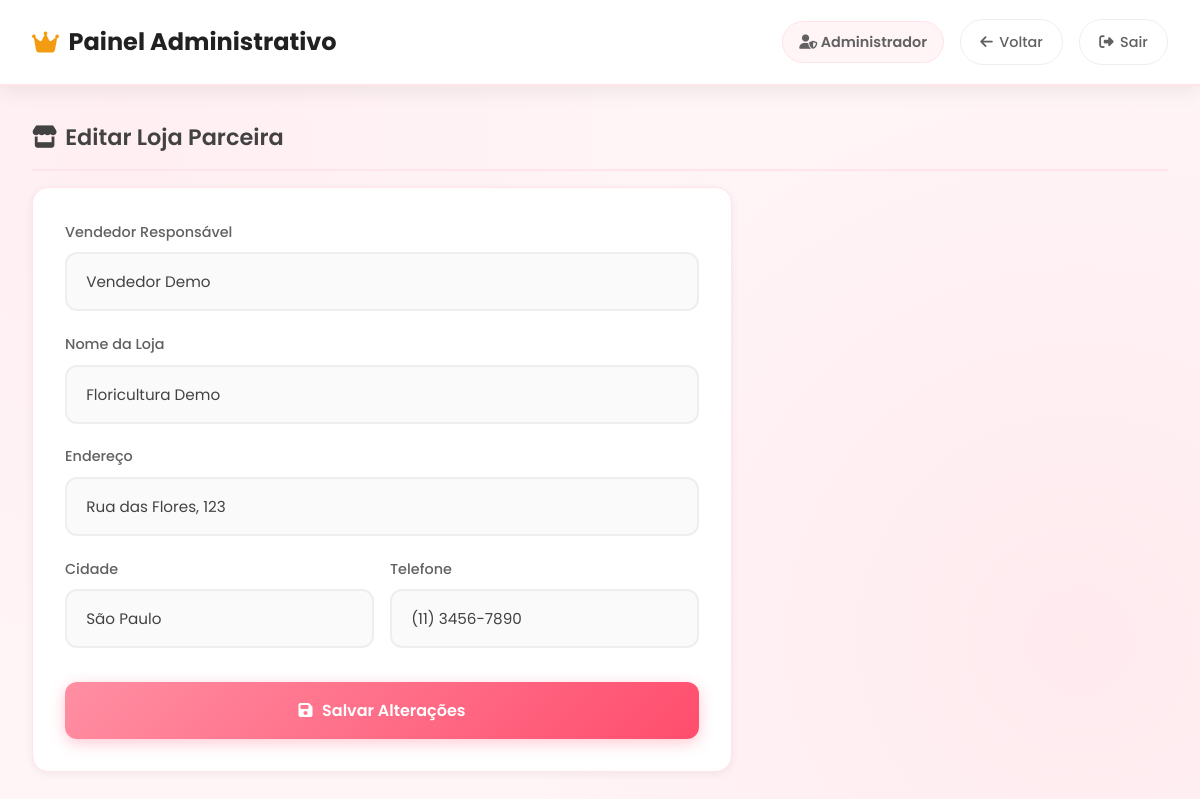
The app's page /view/admin/editar_floricultura.php?id=1 (signed in) with its own data.
### tables this page shows
CREATE TABLE IF NOT EXISTS floricultura (
    id_floricultura INT AUTO_INCREMENT PRIMARY KEY,
    nome VARCHAR(100) NOT NULL,
    endereco VARCHAR(200),
    cidade VARCHAR(100),
    telefone VARCHAR(20),
    id_usuario INT NOT NULL,
    
    FOREIGN KEY (id_usuario) REFERENCES usuario(id_usuario) ON DELETE CASCADE
);

CREATE TABLE IF NOT EXISTS usuario (
    id_usuario INT AUTO_INCREMENT PRIMARY KEY,
    nome VARCHAR(100) NOT NULL,
    telefone VARCHAR(20),
    id_perfil INT NOT NULL,
    
    FOREIGN KEY (id_perfil) REFERENCES perfil(id_perfil)
);

### view/admin/editar_floricultura.php (the view, shortened to what this page needs)
<?php
$conn = Database::getInstance()->getConnection();
$id   = (int) ($_GET['id'] ?? 0);
$stmt = $conn->prepare("SELECT f.*, u.nome as nome_vendedor, u.id_usuario
                         FROM floricultura f
                         JOIN usuario u ON f.id_usuario = u.id_usuario
                         WHERE f.id_floricultura = :id");
$stmt->execute([':id' => $id]);
$loja = $stmt->fetch();
?>
<!DOCTYPE html>
<html lang="pt-br">
<head>
    <link rel="stylesheet" href="https://cdnjs.cloudflare.com/ajax/libs/font-awesome/6.5.1/css/all.min.css">
    <link rel="stylesheet" href="../../assets/estilo.css">
</head>
<body>
<div class="admin-header">
    <h1><i class="fas fa-crown"></i> Painel Administrativo</h1>
    <div class="admin-nav">
        <span><i class="fas fa-user-shield"></i> <?= htmlspecialchars($_SESSION['usuario_nome']) ?></span>
        <a href="dashboard.php"><i class="fas fa-arrow-left"></i> Voltar</a>
        <a href="../../controller/AuthController.php?action=logout"><i class="fas fa-sign-out-alt"></i> Sair</a>
    </div>
</div>
<div class="admin-dashboard">
    <h2><i class="fas fa-store"></i> Editar Loja Parceira</h2>
    <div class="form-produto">
        <div class="form-group">
            <label>Vendedor Responsável</label>
            <input type="text" value="<?= htmlspecialchars($loja['nome_vendedor']) ?>" disabled>
        </div>
        <form method="POST">
            <div class="form-group">
                <label>Nome da Loja</label>
                <input type="text" name="nome" value="<?= htmlspecialchars($loja['nome']) ?>" required>
            </div>
            <div class="form-group">
                <label>Endereço</label>
                <input type="text" name="endereco" value="<?= htmlspecialchars($loja['endereco'] ?? '') ?>" placeholder="Rua, número...">
            </div>
            <div class="form-row">
                <div class="form-group">
                    <label>Cidade</label>
                    <input type="text" name="cidade" value="<?= htmlspecialchars($loja['cidade'] ?? '') ?>" placeholder="Cidade">
                </div>
                <div class="form-group">
                    <label>Telefone</label>
                    <input type="text" name="telefone" value="<?= htmlspecialchars($loja['telefone'] ?? '') ?>" placeholder="(00) 00000-0000">
                </div>
            </div>
            <button type="submit" class="btn-primary">
                <i class="fas fa-save"></i> Salvar Alterações
            </button>
        </form>
    </div>
</div>
</body>
</html>

### records on screen
floricultura: id_usuario.nome "Vendedor Demo", nome "Floricultura Demo", endereco "Rua das Flores, 123", cidade "São Paulo", telefone "(11) 3456-7890"

### other values on screen
$_SESSION['usuario_nome'] "Administrador"
